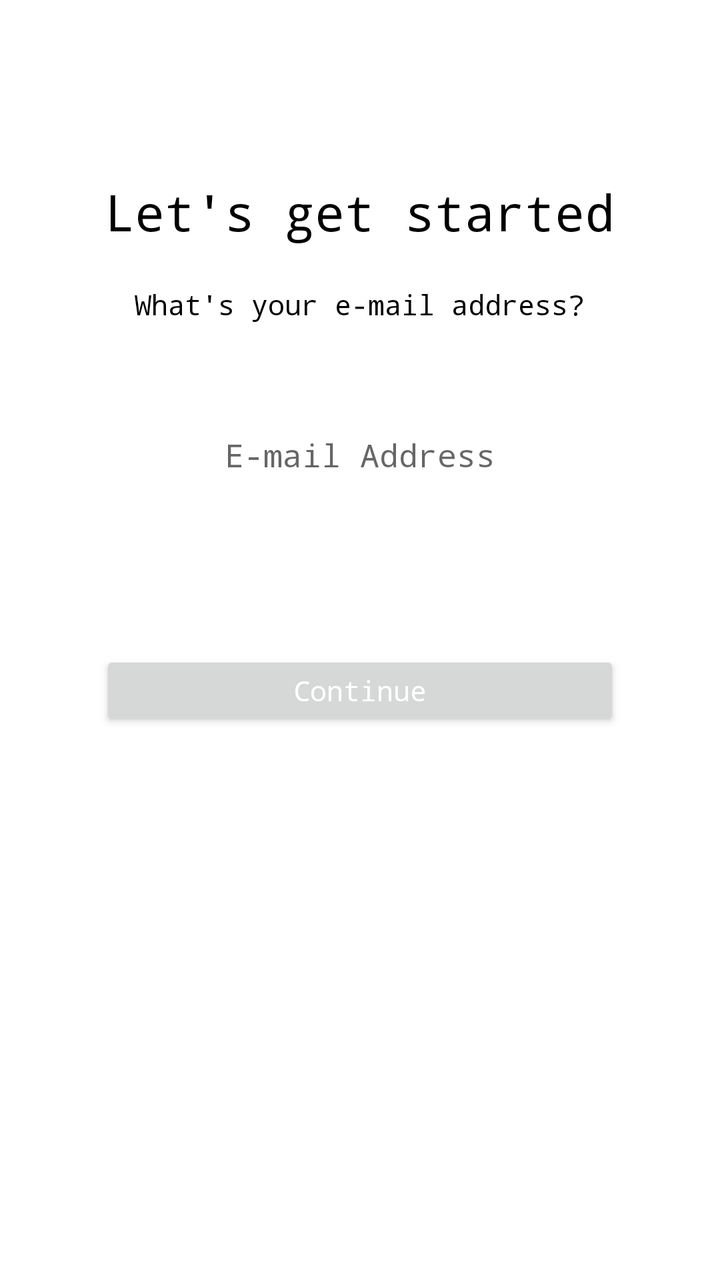
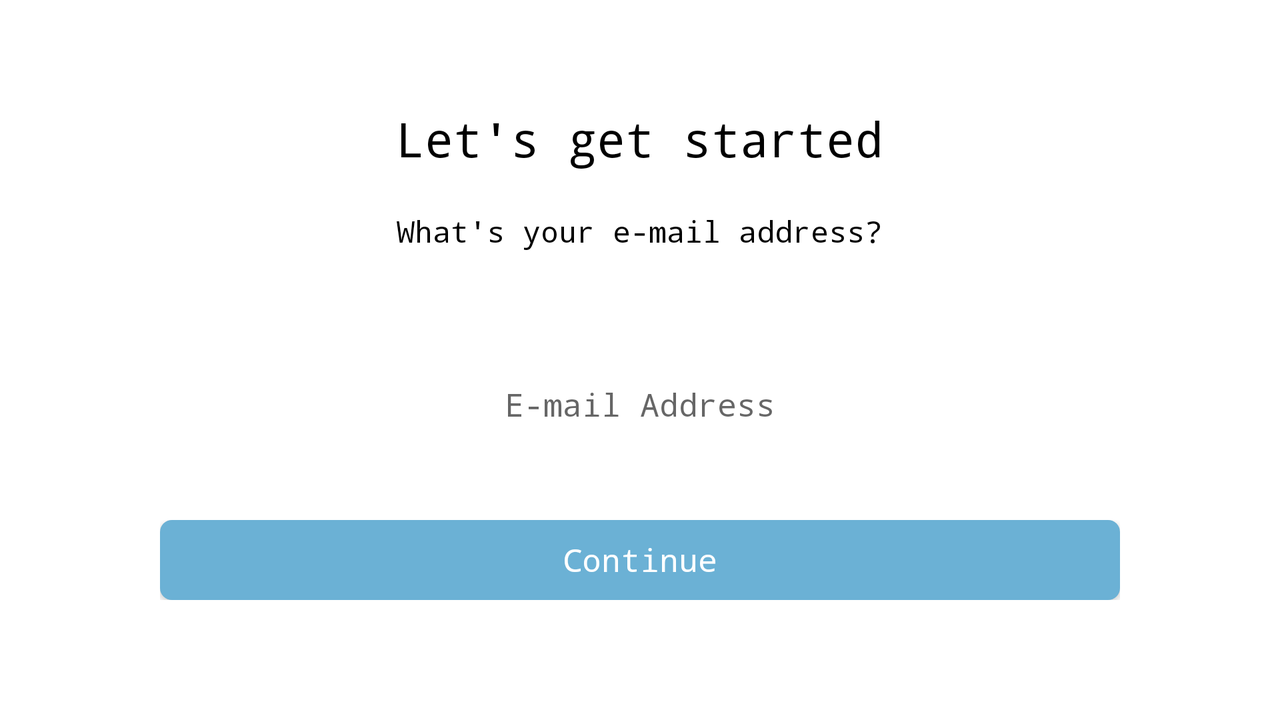

Compare how this app lays out the same screen by default and in its alternative resource folder. The renders come first, then the two layout files and the values they reference.
<!-- AndroidManifest.xml: application theme AppTheme -->
<!-- res/layout/activity_sign_up_email.xml -->
<?xml version="1.0" encoding="utf-8"?>
<RelativeLayout xmlns:android="http://schemas.android.com/apk/res/android"
    xmlns:app="http://schemas.android.com/apk/res-auto"
    xmlns:tools="http://schemas.android.com/tools"
    android:layout_width="match_parent"
    android:layout_height="match_parent"
    tools:context="com.nippylinks.android.LoginActivity"
    android:background="@color/colorWhite">

    <RelativeLayout
        android:id="@+id/linearLayout1"
        android:layout_width="wrap_content"
        android:layout_height="wrap_content"
        android:layout_alignParentLeft="true"
        android:layout_alignParentStart="true"
        android:layout_alignParentTop="true"
        android:focusableInTouchMode="true"
        android:orientation="horizontal"
        android:layout_alignParentRight="true"
        android:layout_alignParentEnd="true">

        <ImageView
            android:visibility="invisible"
            android:id="@+id/img_back"
            android:layout_width="wrap_content"
            android:layout_height="23dp"
            android:layout_alignParentTop="true"
            android:layout_marginTop="10dp"
            android:layout_toLeftOf="@id/ico_setting"
            android:layout_toStartOf="@id/ico_setting"
            android:src="@drawable/back" />

        <TextView
            android:visibility="gone"
            android:id="@+id/tv_back"
            android:layout_width="wrap_content"
            android:layout_height="wrap_content"
            android:layout_alignBottom="@+id/img_back"
            android:layout_alignParentLeft="true"
            android:layout_alignParentStart="true"
            android:layout_alignTop="@+id/img_back"
            android:layout_marginLeft="30dp"
            android:layout_marginStart="30dp"
            android:gravity="center_vertical"
            android:text="@string/back"
            android:textColor="@color/colorText" />

    </RelativeLayout>

    <LinearLayout
        android:orientation="vertical"
        android:layout_width="match_parent"
        android:layout_height="wrap_content"
        android:focusableInTouchMode="true"
        android:id="@+id/linearLayout2"
        android:gravity="center_horizontal"
        android:layout_marginTop="56dp"
        android:layout_below="@+id/linearLayout1"
        android:layout_alignParentRight="true"
        android:layout_alignParentEnd="true">

        <TextView
            android:id="@+id/tv_lets"
            android:layout_width="wrap_content"
            android:layout_height="wrap_content"
            android:layout_below="@id/ico_setting"
            android:layout_toEndOf="@id/tv_edit"
            android:layout_toRightOf="@id/tv_edit"
            android:text="@string/titleSignUpEmail"
            android:textColor="@color/colorBlack"
            android:textSize="25sp"/>

        <TextView
            android:id="@+id/tv_what"
            android:layout_width="wrap_content"
            android:layout_height="wrap_content"
            android:layout_marginTop="20dp"
            android:text="@string/subTitleSignUpEmail"
            android:layout_below="@id/ico_setting"
            android:layout_toRightOf="@id/tv_edit"
            android:layout_toEndOf="@id/tv_edit"
            android:textColor="@color/colorBlack"
            android:textSize="14sp"/>

    </LinearLayout>

    <LinearLayout
        android:orientation="horizontal"
        android:layout_width="match_parent"
        android:layout_height="wrap_content"
        android:focusableInTouchMode="true"
        android:id="@+id/linearLayout"
        android:gravity="center_horizontal"
        android:layout_marginTop="45dp"
        android:layout_marginLeft="50dp"
        android:layout_marginRight="50dp"
        android:layout_below="@+id/linearLayout2"
        android:layout_centerHorizontal="true">

        <EditText
            android:id="@+id/et_email_address"
            android:layout_width="0dp"
            android:layout_height="wrap_content"
            android:layout_weight="1"
            android:inputType="textEmailAddress"
            android:textSize="16sp"
            android:hint="@string/editTextEmail"
            android:gravity="center_horizontal"
            style="@style/NoLineSelection"/>

    </LinearLayout>

    <LinearLayout
        android:orientation="horizontal"
        android:layout_width="match_parent"
        android:layout_height="wrap_content"
        android:focusableInTouchMode="true"
        android:id="@+id/linearLayout4"
        android:gravity="center_horizontal"
        android:layout_marginTop="80dp"
        android:layout_below="@+id/linearLayout"
        android:layout_centerHorizontal="true"
        android:layout_marginLeft="50dp"
        android:layout_marginRight="50dp">

        <Button
            android:id="@+id/btn_continue"
            android:layout_width="match_parent"
            android:layout_alignParentLeft="true"
            android:layout_alignParentStart="true"
            android:layout_height="40dp"
            android:textColor="@android:color/white"
            android:text="@string/continueBtn"/>

    </LinearLayout>

</RelativeLayout>
<!-- resources referenced by this layout -->
<resources>
  <color name="colorBlack">#000000</color>
  <color name="colorText">#79bede</color>
  <color name="colorWhite">#FFFFFF</color>
  <!-- drawable back: png bitmap (drawable, 3391 bytes) -->
  <string name="back">Back</string>
  <string name="continueBtn">Continue</string>
  <string name="editTextEmail">E-mail Address</string>
  <string name="subTitleSignUpEmail">What\'s your e-mail address?</string>
  <string name="titleSignUpEmail">Let\'s get started</string>
  <style name="NoLineSelection" parent="Theme.AppCompat.Light.DarkActionBar">
          <item name="colorControlNormal">@android:color/transparent</item>
          <item name="colorControlActivated">@android:color/transparent</item>
          <item name="colorControlHighlight">@android:color/transparent</item>
      </style>
  <style name="AppTheme" parent="Theme.AppCompat.Light.DarkActionBar">
          
          <item name="android:windowNoTitle">true</item>   
          <item name="android:windowFullscreen">true</item>
          <item name="android:textColorHint">@color/colorItHint</item>
          <item name="colorPrimary">@color/colorCompBtnLogin</item>
          <item name="colorPrimaryDark">@color/colorPrimaryDark</item>
          <item name="colorAccent">@color/colorAccent</item>
  
          <item name="colorControlNormal">@android:color/transparent</item>
          <item name="colorControlActivated">@color/colorWhite</item>
          <item name="colorControlHighlight">@color/colorHightlight</item>
  
          <item name="android:editTextColor">@color/colorItText</item>
          <item name="android:buttonStyle">@style/Button</item>
  
          <item name="android:typeface">monospace</item>
      </style>
  <color name="colorItHint">#c7c7cc</color>
  <color name="colorCompBtnLogin">#4398d2</color>
  <color name="colorPrimaryDark">#303f9f</color>
  <color name="colorAccent">#FF4081</color>
  <color name="colorHightlight">#79bede80</color>
  <color name="colorItText">#73b5d7</color>
  <style name="Button" parent="Widget.AppCompat.Button">
          <item name="android:textAllCaps">false</item>
      </style>
</resources>
<!-- res/layout-land/activity_sign_up_email.xml (the repository's variant of the layout above) -->
<!-- drawn on the phone turned sideways -->
<?xml version="1.0" encoding="utf-8"?>
<RelativeLayout xmlns:android="http://schemas.android.com/apk/res/android"
    xmlns:app="http://schemas.android.com/apk/res-auto"
    xmlns:tools="http://schemas.android.com/tools"
    android:layout_width="match_parent"
    android:layout_height="match_parent"
    tools:context="com.nippylinks.android.LoginActivity"
    android:background="@color/colorWhite">

    <RelativeLayout
        android:id="@+id/linearLayout1"
        android:layout_width="wrap_content"
        android:layout_height="wrap_content"
        android:layout_alignParentLeft="true"
        android:layout_alignParentStart="true"
        android:layout_alignParentTop="true"
        android:focusableInTouchMode="true"
        android:orientation="horizontal"
        android:layout_alignParentRight="true"
        android:layout_alignParentEnd="true">

        <ImageView
            android:visibility="invisible"
            android:id="@+id/img_back"
            android:layout_width="wrap_content"
            android:layout_height="23dp"
            android:layout_alignParentTop="true"
            android:layout_marginTop="10dp"
            android:layout_toStartOf="@id/ico_setting"
            android:layout_toLeftOf="@id/ico_setting"
            android:src="@drawable/back" />

        <TextView
            android:visibility="gone"
            android:id="@+id/tv_back"
            android:layout_width="wrap_content"
            android:layout_height="wrap_content"
            android:layout_alignBottom="@+id/img_back"
            android:layout_alignParentLeft="true"
            android:layout_alignParentStart="true"
            android:layout_alignTop="@+id/img_back"
            android:layout_marginLeft="30dp"
            android:layout_marginStart="30dp"
            android:gravity="center_vertical"
            android:text="@string/back"
            android:textColor="@color/colorText" />

    </RelativeLayout>

    <LinearLayout
        android:orientation="vertical"
        android:layout_width="match_parent"
        android:layout_height="wrap_content"
        android:focusableInTouchMode="true"
        android:id="@+id/linearLayout2"
        android:gravity="center_horizontal"
        android:layout_marginTop="20dp"
        android:layout_below="@id/linearLayout1"
        android:layout_alignParentRight="true"
        android:layout_alignParentEnd="true">

        <TextView
            android:id="@+id/tv_lets"
            android:layout_width="wrap_content"
            android:layout_height="wrap_content"
            android:layout_below="@id/ico_setting"
            android:layout_toEndOf="@id/tv_edit"
            android:layout_toRightOf="@id/tv_edit"
            android:text="@string/titleSignUpEmail"
            android:textColor="@color/colorBlack"
            android:textSize="24sp"/>

        <TextView
            android:id="@+id/tv_what"
            android:layout_width="wrap_content"
            android:layout_height="wrap_content"
            android:layout_marginTop="20dp"
            android:text="@string/subTitleSignUpEmail"
            android:layout_below="@id/ico_setting"
            android:layout_toRightOf="@id/tv_edit"
            android:layout_toEndOf="@id/tv_edit"
            android:textColor="@color/colorBlack"
            android:textSize="15sp"/>

    </LinearLayout>

    <LinearLayout
        android:orientation="horizontal"
        android:layout_width="match_parent"
        android:layout_height="wrap_content"
        android:focusableInTouchMode="true"
        android:id="@+id/linearLayout"
        android:gravity="center_horizontal"
        android:layout_marginTop="55.6dp"
        android:layout_marginLeft="50dp"
        android:layout_marginRight="50dp"
        android:layout_below="@+id/linearLayout2"
        android:layout_centerHorizontal="true">

        <EditText
            android:id="@+id/et_email_address"
            android:layout_width="0dp"
            android:layout_height="wrap_content"
            android:layout_weight="1"
            android:textSize="16sp"
            android:inputType="textEmailAddress"
            android:hint="@string/editTextEmail"
            android:gravity="center_horizontal"
            style="@style/NoLineSelection"/>

    </LinearLayout>

    <LinearLayout
        android:orientation="horizontal"
        android:layout_width="match_parent"
        android:layout_height="wrap_content"
        android:focusableInTouchMode="true"
        android:id="@+id/linearLayout4"
        android:gravity="center_horizontal"
        android:layout_marginTop="40dp"
        android:layout_below="@+id/linearLayout"
        android:layout_centerHorizontal="true"
        android:layout_marginLeft="80dp"
        android:layout_marginRight="80dp">

        <Button
            android:id="@+id/btn_continue"
            android:layout_width="match_parent"
            android:layout_alignParentLeft="true"
            android:layout_alignParentStart="true"
            android:layout_height="40dp"
            android:background="@drawable/button_continue"
            style="@style/continueButton"
            android:text="@string/continueBtn"/>

    </LinearLayout>

</RelativeLayout>
<!-- resources referenced by the variant -->
<!-- as the phone turned sideways resolves them -->
<resources>
  <color name="colorBlack">#000000</color>
  <color name="colorText">#79bede</color>
  <color name="colorWhite">#FFFFFF</color>
  <!-- drawable back: png bitmap (drawable, 3391 bytes) -->
  <!-- drawable button_continue (drawable) -->
  <?xml version="1.0" encoding="utf-8"?>
  <selector xmlns:android="http://schemas.android.com/apk/res/android">
      <item>
          <shape android:shape="rectangle">
              <solid android:color="@color/colorCompBtnContinue"></solid>
              <stroke android:color="#4397D2"></stroke>
              <corners android:radius="6dp"></corners>
          </shape>
      </item>
  </selector>
  <string name="back">Back</string>
  <string name="continueBtn">Continue</string>
  <string name="editTextEmail">E-mail Address</string>
  <string name="subTitleSignUpEmail">What\'s your e-mail address?</string>
  <string name="titleSignUpEmail">Let\'s get started</string>
  <style name="NoLineSelection" parent="Theme.AppCompat.Light.DarkActionBar">
          <item name="colorControlNormal">@android:color/transparent</item>
          <item name="colorControlActivated">@android:color/transparent</item>
          <item name="colorControlHighlight">@android:color/transparent</item>
      </style>
  <style name="continueButton">
          <item name="android:textColor">@color/colorWhite</item>
          <item name="android:textSize">16dp</item>
          <item name="android:layout_height">42dp</item>
      </style>
  <style name="AppTheme" parent="Theme.AppCompat.Light.DarkActionBar">
          
          <item name="android:windowNoTitle">true</item>   
          <item name="android:windowFullscreen">true</item>
          <item name="android:textColorHint">@color/colorItHint</item>
          <item name="colorPrimary">@color/colorCompBtnLogin</item>
          <item name="colorPrimaryDark">@color/colorPrimaryDark</item>
          <item name="colorAccent">@color/colorAccent</item>
  
          <item name="colorControlNormal">@android:color/transparent</item>
          <item name="colorControlActivated">@color/colorWhite</item>
          <item name="colorControlHighlight">@color/colorHightlight</item>
  
          <item name="android:editTextColor">@color/colorItText</item>
          <item name="android:buttonStyle">@style/Button</item>
  
          <item name="android:typeface">monospace</item>
      </style>
  <color name="colorCompBtnContinue">#6bb1d5</color>
  <color name="colorItHint">#c7c7cc</color>
  <color name="colorCompBtnLogin">#4398d2</color>
  <color name="colorPrimaryDark">#303f9f</color>
  <color name="colorAccent">#FF4081</color>
  <color name="colorHightlight">#79bede80</color>
  <color name="colorItText">#73b5d7</color>
  <style name="Button" parent="Widget.AppCompat.Button">
          <item name="android:textAllCaps">false</item>
      </style>
</resources>
